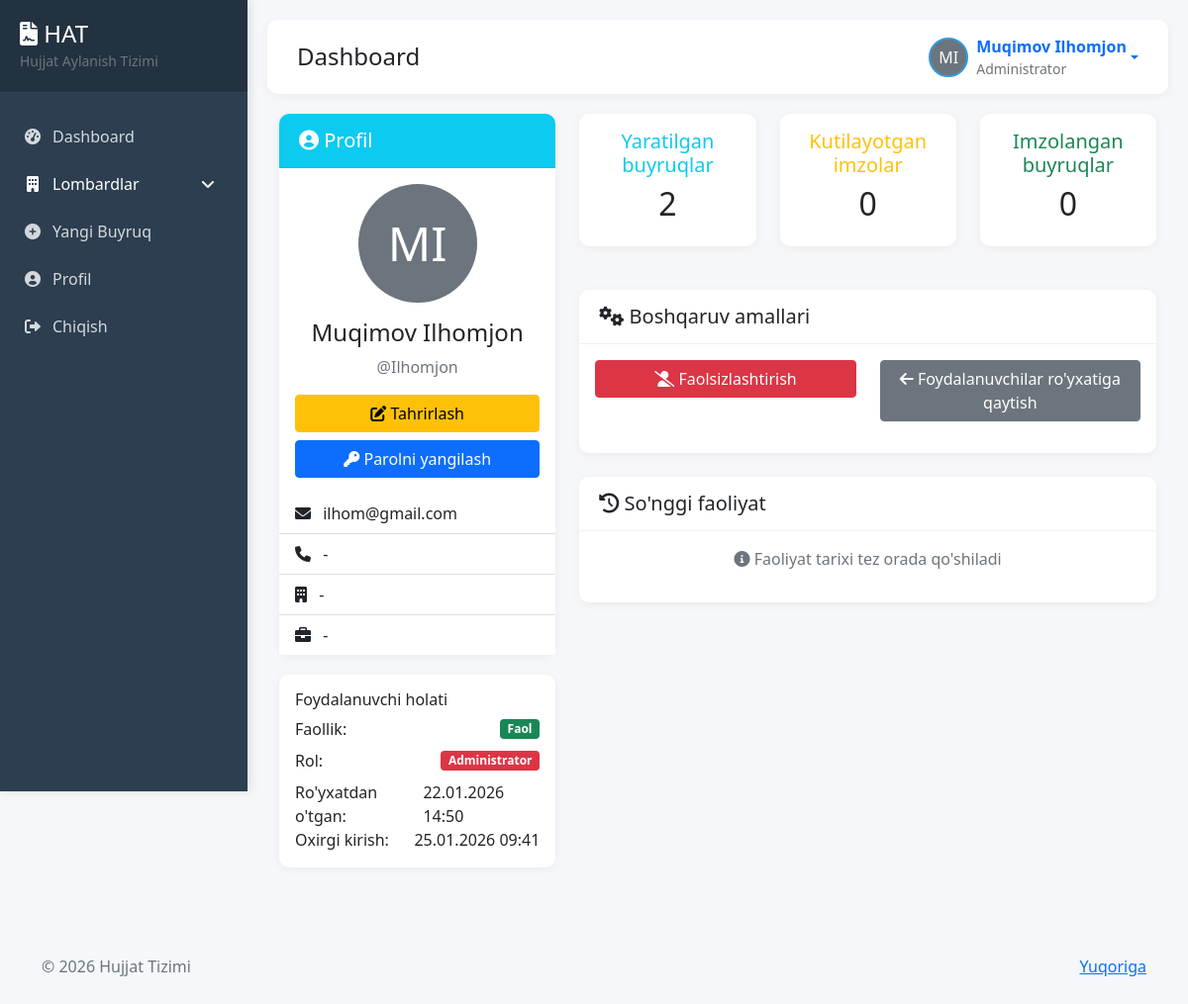
The app's page /user/1/ (signed in), older data.
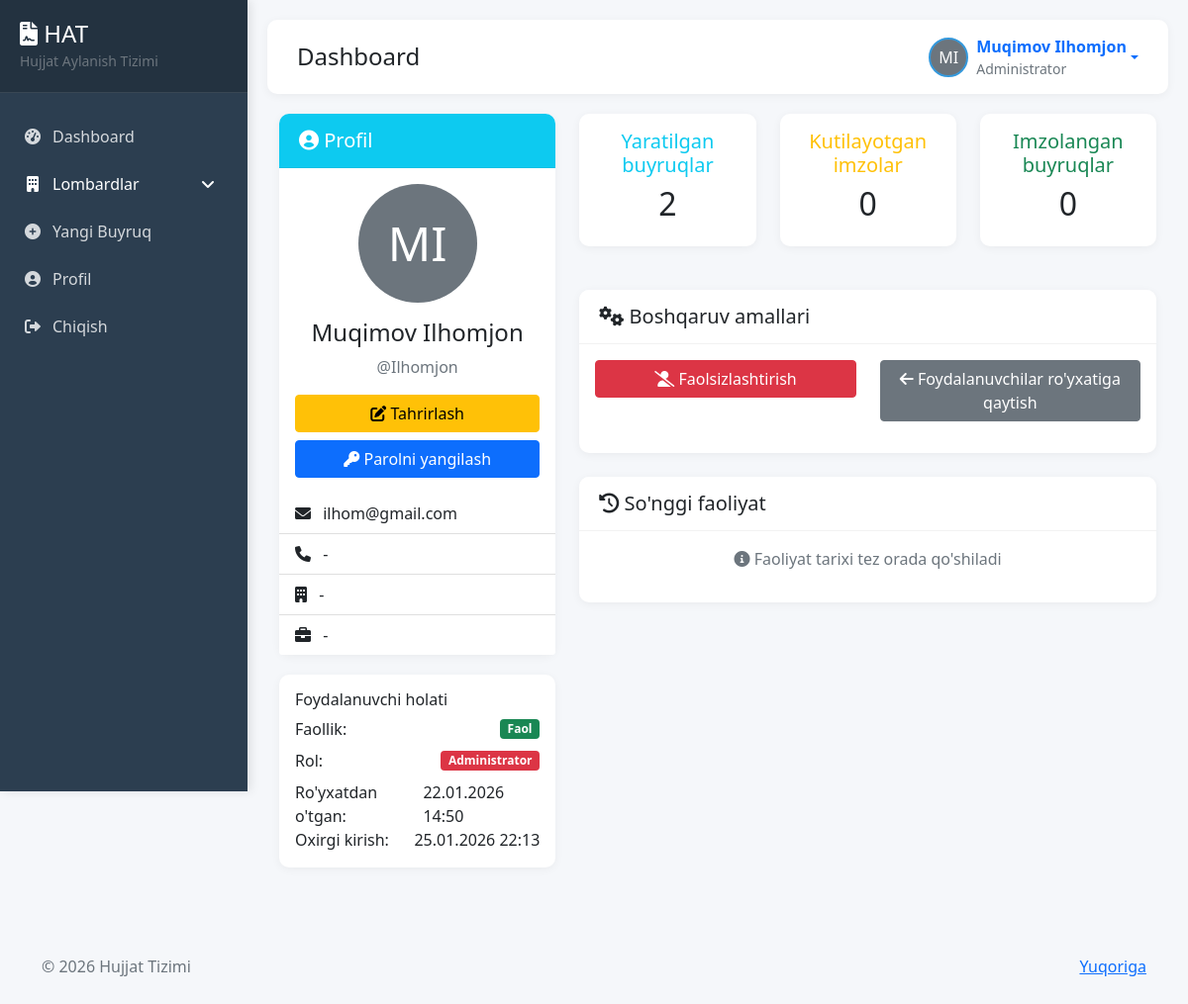
The same page, newer data.
### users/models.py (models this page shows, shortened)
class CustomUser(AbstractUser):
    ROLE_CHOICES = (
        ('admin', 'Administrator'),
        ('employee', 'Oddiy Ishchi'),
    )
    role = models.CharField(max_length=20, choices=ROLE_CHOICES, default='employee')
    branch = models.ManyToManyField(
        Branch,
        related_name='employees',
        blank=True
    )
    profile_image = models.ImageField(upload_to='profiles/', null=True, blank=True)
    signature_image = models.ImageField(upload_to='signatures/', null=True, blank=True)
    class Meta:
        verbose_name = 'Foydalanuvchi'
        verbose_name_plural = 'Foydalanuvchilar'

### users/views.py (the view)
# urls.py: path('user/<int:user_id>/',         views.user_detail,          name='user_detail'),
@login_required
def user_detail(request, user_id):
    if not request.user.role == 'admin':
        messages.error(request, "Sizda bu sahifaga kirish huquqi yo'q")
        return redirect('dashboard')
    user = get_object_or_404(CustomUser, id=user_id)
    created_orders = Order.objects.filter(created_by=user).count()
    pending_signatures = Order.objects.filter(
        signers__user=user,
        status__in=['pending', 'partial']
    ).count()
    completed_signatures = OrderSignature.objects.filter(
        user=user,
        signed=True
    ).count()
    context = {
        'user': user,
        'created_orders': created_orders,
        'pending_signatures': pending_signatures,
        'completed_signatures': completed_signatures,
    }
    return render(request, 'users/user_detail.html', context)

### users/context_processors.py (called while the page is built)
def sidebar_branches(request):
    branches = Branch.objects.select_related('parent_branch').prefetch_related('sub_branches')
    return {
        'sidebar_branches': branches
    }

### templates/users/user_detail.html (shortened to what the changed rows need)
{% extends 'base.html' %}
{% block content %}
<div class="row">
    <div class="col-md-4">
        <div class="card">
            <div class="card-body text-center">
                <div class="mb-3">
                    <div class="avatar-circle" style="width: 120px; height: 120px; background: #6c757d; border-radius: 50%; margin: 0 auto; display: flex; align-items: center; justify-content: center; font-size: 48px; color: white;">
                        {{ user.first_name|first|upper }}{{ user.last_name|first|upper }}
                    </div>
                </div>
                <h4>{{ user.get_full_name }}</h4>
                <p class="text-muted">@{{ user.username }}</p>
                <div class="d-grid gap-2">
                    <a href="{% url 'edit_user' user.id %}" class="btn btn-warning">
                    </a>
                    <a href="{% url 'reset_user_password' user.id %}" class="btn btn-primary">
                    </a>
                </div>
            </div>
            <ul class="list-group list-group-flush">
                <li class="list-group-item">
                    <i class="fas fa-envelope me-2"></i>
                    {{ user.email }}
                </li>
                <li class="list-group-item">
                    <i class="fas fa-phone me-2"></i>
                    {{ user.phone|default:"-" }}
                </li>
                <li class="list-group-item">
                    <i class="fas fa-building me-2"></i>
                    {{ user.branch.name|default:"-" }}
                </li>
                <li class="list-group-item">
                    <i class="fas fa-briefcase me-2"></i>
                    {{ user.position|default:"-" }}
                </li>
            </ul>
        </div>
        <div class="card mt-3">
            <div class="card-body">
                <div class="d-flex justify-content-between align-items-center mb-2">
                    <span>Rol:</span>
                    <span class="badge {% if user.role == 'admin' %}bg-danger{% else %}bg-info{% endif %}">
                        {{ user.get_role_display }}
                    </span>
                </div>
                <div class="d-flex justify-content-between align-items-center">
                    <span>Ro'yxatdan o'tgan:</span>
                    <span>{{ user.date_joined|date:"d.m.Y H:i" }}</span>
                </div>
                <div class="d-flex justify-content-between align-items-center">
                    <span>Oxirgi kirish:</span>
                    <span>{{ user.last_login|date:"d.m.Y H:i"|default:"-" }}</span>
                </div>
            </div>
        </div>
    </div>
    <div class="col-md-8">
        <div class="row">
            <div class="col-md-4">
                <div class="card text-center">
                    <div class="card-body">
                        <h2>{{ created_orders }}</h2>
                    </div>
                </div>
            </div>
            <div class="col-md-4">
                <div class="card text-center">
                    <div class="card-body">
                        <h2>{{ pending_signatures }}</h2>
                    </div>
                </div>
            </div>
            <div class="col-md-4">
                <div class="card text-center">
                    <div class="card-body">
                        <h2>{{ completed_signatures }}</h2>
                    </div>
                </div>
            </div>
        </div>
    </div>
</div>
{% endblock %}

### templates/layouts/header.html (shortened to what this page needs)
<div class="header">
  <div>
    <h4 class="mb-0">{% block header_title %}Dashboard{% endblock %}</h4>
  </div>
  {% if user.is_authenticated %}
  <div class="user-info">
    <div class="dropdown">
      <a href="#" class="d-flex align-items-center text-decoration-none dropdown-toggle" data-bs-toggle="dropdown">
        {% if user.profile_image %}
        <img src="{{ user.profile_image.url }}" alt="Profile" class="user-avatar">
        {% else %}
        <div class="user-avatar bg-secondary d-flex align-items-center justify-content-center text-white">
          {{ user.first_name|first }}{{ user.last_name|first }}
        </div>
        {% endif %}
        <div class="ms-2">
          <strong>{{ user.get_full_name }}</strong>
          <small class="text-muted d-block">{{ user.get_role_display }}</small>
        </div>
      </a>
    </div>
  </div>
  {% endif %}
</div>

Row changes from the older to the newer data that the page shows:
changed CustomUser "Muqimov Ilhomjon": last_login "25.01.2026 09:41" → "25.01.2026 22:13"
